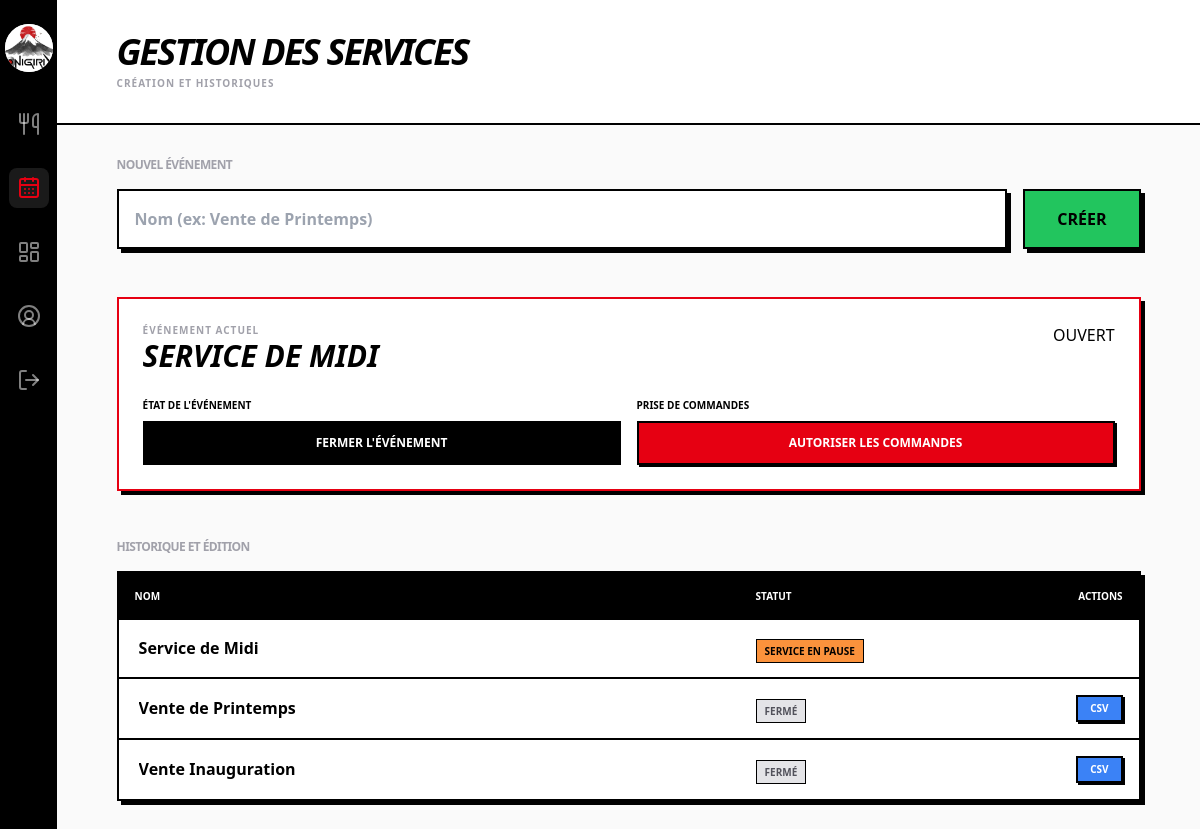
/index.php (signed in), run on the app's committed database.
### tables this page shows
CREATE TABLE `events` (
  `id` int(11) NOT NULL,
  `name` varchar(255) NOT NULL,
  `isOpen` tinyint(1) DEFAULT 0,
  `canOrder` tinyint(1) DEFAULT 0,
  `dateEvent` timestamp NOT NULL DEFAULT current_timestamp() ON UPDATE current_timestamp()
);

### index.php (called while the page is built, shortened)
<?php
require_once 'pages/pagesRenderer.php';
require_once 'events/event.php';
$access = $_SESSION['role'] ?? "user";
$isLogged = $_SESSION['loggedIn'] ?? 0;
if (!isset($_GET["page"])) {
    if (!$isLogged) {
        $askedPage = "login";
    } else {
        $askedPage = ($access === 'admin') ? "eventManager" : "dashboardUser";
    }
} else {
    $askedPage = $_GET["page"];
}
$askedPage = PagesManager::checkPageExists($askedPage) ? $askedPage : "errorPage";
require("pages/page_" . $askedPage . ".php");
?>

### events/event.php (called while the page is built, shortened)
<?php
class Event
{
    public static function getAllEvents($dbh)
    {
        try {
            $query = "SELECT * FROM `events` ORDER BY id DESC";
            $sth = $dbh->prepare($query);
            $sth->execute();
            return $sth->fetchAll(PDO::FETCH_CLASS, 'Event');
        } catch (PDOException $e) {
            error_log("Erreur getAllEvents : " . $e->getMessage());
            return [];
        }
    }
    public static function getOpenEvent($dbh)
    {
        try {
            $query = "SELECT * FROM `events` WHERE `isOpen`=1 LIMIT 1";
            $sth = $dbh->prepare($query);
            $sth->setFetchMode(PDO::FETCH_CLASS, 'Event');
            $sth->execute();
            $event = $sth->fetch();
            return $event;
        } catch (PDOException $e) {
            error_log("Erreur getOpenEvent : " . $e->getMessage());
            return null;
        }
    }
}
?>

### pages/page_eventManager.php (the view, shortened to what this page needs)
<?php
require_once 'events/event.php';
require_once 'events/eventRenderer.php';
$activeEvent = Event::getOpenEvent($pdo);
$allEvents = Event::getAllEvents($pdo);
?>
<div class="flex flex-col w-full h-full overflow-y-auto bg-zinc-50">
    <header class="p-8 border-b-2 border-black bg-white">
        <div class="max-w-5xl mx-auto">
            <h1 class="text-4xl font-black italic uppercase tracking-tighter">Gestion des Services</h1>
            <p class="text-[10px] font-bold text-zinc-400 uppercase tracking-widest mt-1">Création et historiques</p>
        </div>
    </header>
    <main class="p-8">
        <div class="max-w-5xl mx-auto">
            <section class="mb-12">
                <h3 class="text-xs font-black uppercase mb-4 tracking-tighter text-zinc-400">Nouvel Événement</h3>
                <form method="POST" class="flex gap-4">
                    <input type="text" name="eventName" placeholder="Nom (ex: Vente de Printemps)" required
                        class="flex-1 border-2 border-black p-4 font-bold shadow-[4px_4px_0px_0px_rgba(0,0,0,1)] focus:outline-none">
                    <button name="action" value="create"
                        class="bg-[#22C55E] border-2 border-black px-8 font-black uppercase shadow-[4px_4px_0px_0px_rgba(0,0,0,1)] active:translate-y-1 transition-all">
                        Créer
                    </button>
                </form>
            </section>
            <section class="mb-12">
                <?php if ($activeEvent): ?>
                    <?php EventRenderer::renderEventManagerCard($activeEvent); ?>
                <?php endif; ?>
            </section>
            <section>
                <h3 class="text-xs font-black uppercase mb-4 tracking-tighter text-zinc-400">Historique et Édition</h3>
                <div class="bg-white border-2 border-black shadow-[4px_4px_0px_0px_rgba(0,0,0,1)] overflow-hidden">
                    <table class="w-full text-left border-collapse">
                        <thead class="bg-black text-white text-[10px] uppercase">
                            <tr>
                                <th class="p-4">Nom</th>
                                <th class="p-4">Statut</th>
                                <th class="p-4 text-right">Actions</th>
                            </tr>
                        </thead>
                        <tbody class="divide-y-2 divide-black">
                            <?php foreach ($allEvents as $event): ?>
                                <tr class="hover:bg-zinc-50">
                                    <td class="p-4">
                                        <form method="POST" class="flex items-center gap-2 group">
                                            <input type="text" name="eventName" value="<?= $event->name ?>"
                                                class="bg-transparent font-bold border-b border-transparent focus:border-black focus:outline-none px-1">
                                        </form>
                                    </td>
                                    <td class="p-4">
                                        <?= EventRenderer::renderStatusBadge($event) ?>
                                    </td>
                                    <td class="p-4 text-right flex items-center justify-end gap-4">
                                        <?php if (!$event->isOpen): ?>
                                            <a href="actions/exportOrdersCsv.php?eventExportedId=<?= $event->id ?>"
                                                class="bg-blue-500 text-white text-[10px] font-black px-3 py-1 border-2 border-black hover:bg-white hover:text-black transition-all uppercase shadow-[2px_2px_0px_0px_rgba(0,0,0,1)] active:translate-y-0.5"
                                                title="Exporter les commandes en CSV">
                                                CSV
                                            </a>
                                        <?php endif; ?>
                                    </td>
                                </tr>
                            <?php endforeach; ?>
                        </tbody>
                    </table>
                </div>
            </section>
        </div>
    </main>
</div>

### events/eventRenderer.php
<?php
class EventRenderer
{
    public static function renderStatusBadge($event)
    {
        if (!$event->isOpen)
            echo '<span class="bg-zinc-200 text-zinc-600 px-2 py-1 text-[10px] font-black border border-black uppercase">Fermé</span>';
        else if ($event->canOrder)
            echo '<span class="bg-green-400 text-black px-2 py-1 text-[10px] font-black border border-black uppercase">Commandes Ouvertes</span>';
        else
            echo '<span class="bg-orange-400 text-black px-2 py-1 text-[10px] font-black border border-black uppercase">Service en pause</span>';
    }
    public static function renderEventManagerCard($event)
    {
        $statusLabel = $event->isOpen ? 'OUVERT' : 'FERMÉ';
        $borderColor = $event->isOpen ? 'border-[#E60012]' : 'border-black';
        $btnToggleEventLabel = $event->isOpen ? 'Fermer l\'événement' : 'Ouvrir l\'événement';
        $btnToggleOrderLabel = $event->canOrder ? 'Bloquer les commandes' : 'Autoriser les commandes';
        echo <<<HTML
        <div class="bg-white border-2 {$borderColor} p-6 shadow-[4px_4px_0px_0px_rgba(0,0,0,1)] mb-8">
            <div class="flex justify-between items-start mb-6">
                <div>
                    <p class="text-[10px] font-black text-zinc-400 uppercase tracking-widest">Événement Actuel</p>
                    <h2 class="text-3xl font-black italic uppercase">{$event->name}</h2>
                </div>
                <div>
                    {$statusLabel}
                </div>
            </div>
            <div class="grid grid-cols-1 md:grid-cols-2 gap-4">
                <div class="flex flex-col gap-2">
                    <p class="text-[10px] font-bold uppercase">État de l'événement</p>
                    <form method="POST" class="flex gap-2">
                        <input type="hidden" name="eventId" value="{$event->id}">
                        <button name="action" value="toggleEvent" class="flex-1 bg-black text-white text-xs font-bold py-3 border-2 border-black hover:bg-white hover:text-black transition-colors uppercase">
                            {$btnToggleEventLabel}
                        </button>
                    </form>
                </div>
                <div class="flex flex-col gap-2">
                    <p class="text-[10px] font-bold uppercase">Prise de commandes</p>
                    <form method="POST" class="flex gap-2">
                        <input type="hidden" name="eventId" value="{$event->id}">
                        <button name="action" value="toggleOrder" class="flex-1 bg-[#E60012] text-white text-xs font-bold py-3 border-2 border-black shadow-[2px_2px_0px_0px_rgba(0,0,0,1)] active:translate-y-0.5 transition-all uppercase">
                            {$btnToggleOrderLabel}
                        </button>
                    </form>
                </div>
            </div>
        </div>
HTML;
    }
}

### data on the page
events: name "SERVICE DE MIDI", isOpen "OUVERT", isOpen "FERMER L'ÉVÉNEMENT", canOrder "AUTORISER LES COMMANDES", eventName "Service de Midi", shows "SERVICE EN PAUSE"
events: eventName "Vente de Printemps", isOpen "FERMÉ"
events: eventName "Vente Inauguration", isOpen "FERMÉ"
